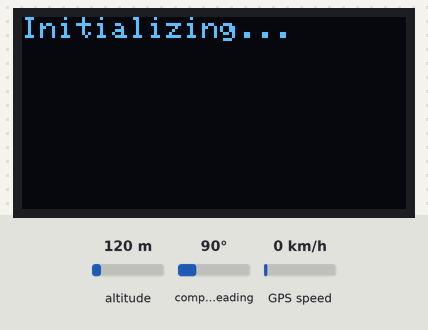
A sketch run on a simulated Arduino Mega 2560, built for the host (arithmetic inside an expression is 32-bit, double 64-bit). On the bench: 128×64 one-colour display. The inputs (shaded band) are chosen by the test bench; at power-on: altitude 120 m, compass heading 90°, GPS speed 0 km/h. Random numbers use the default seed unless the sketch sets one; the GPS gets a fix after 3 s at 37.7749, -122.4194 with 8 satellites; what the sketch prints to the serial monitor is not drawn.

Above: at 0.1 s.
At 3.1 s:
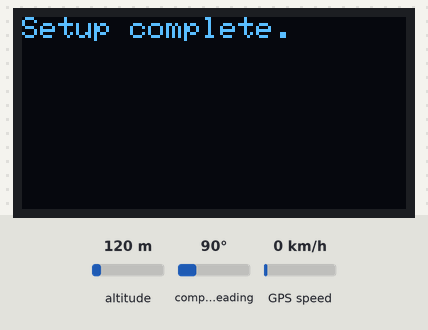
At 5.2 s:
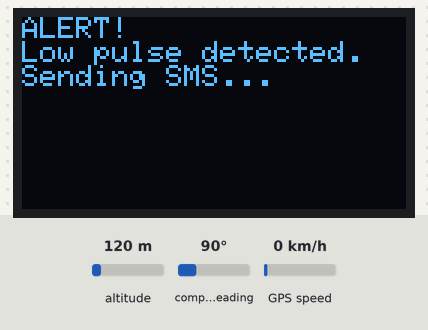

Measured:
- what the display in image 0 shows lasts 3.0 s, from 0.1 s to 3.1 s
- what the display in image 1 shows lasts 2.0 s, from 3.1 s to 5.1 s

The sketch:

CardioAlert.ino
```cpp
#include <TinyGsmClient.h>
#include <TinyGPSPlus.h>
#include <Wire.h>
#include <Adafruit_GFX.h>
#include <Adafruit_SSD1306.h>

#define SerialMon Serial
#define SerialAT Serial1
#define SerialGPS Serial2

#define SIM_RX_PIN 26
#define SIM_TX_PIN 27
#define GPS_RX_PIN 16
#define GPS_TX_PIN 17
#define PULSE_PIN 34

const int pulseThreshold = 50;
const char emergencyNumber[] = "YOUR_EMERGENCY_NUMBER";

#define SCREEN_WIDTH 128
#define SCREEN_HEIGHT 64
#define OLED_RESET -1

Adafruit_SSD1306 display(SCREEN_WIDTH, SCREEN_HEIGHT, &Wire, OLED_RESET);
TinyGsm modem(SerialAT);
TinyGPSPlus gps;

void setup() {
  SerialMon.begin(115200);
  delay(10);
  SerialAT.begin(9600, SERIAL_8N1, SIM_RX_PIN, SIM_TX_PIN);
  SerialGPS.begin(9600, SERIAL_8N1, GPS_RX_PIN, GPS_TX_PIN);
  pinMode(PULSE_PIN, INPUT);
  Wire.begin(21, 22);
  if (!display.begin(SSD1306_SWITCHCAPVCC, 0x3C)) {
    SerialMon.println(F("SSD1306 allocation failed"));
    for (;;);
  }
  display.clearDisplay();
  display.setTextSize(1);
  display.setTextColor(WHITE);
  display.setCursor(0, 0);
  display.println("Initializing...");
  display.display();
  SerialMon.println("Initializing SIM module...");
  delay(3000);
  modem.restart();
  modem.sendAT("+CMGF=1");
  modem.waitResponse();
  SerialMon.println("Setup complete.");
  display.clearDisplay();
  display.setCursor(0, 0);
  display.println("Setup complete.");
  display.display();
  delay(2000);
}

void loop() {
  int pulseRate = getPulseRate();
  SerialMon.print("Pulse Rate: ");
  SerialMon.println(pulseRate);
  display.clearDisplay();
  display.setTextSize(2);
  display.setCursor(0, 0);
  display.print("Pulse Rate:");
  display.setTextSize(3);
  display.setCursor(0, 25);
  display.print(pulseRate);
  display.print(" BPM");
  display.display();
  if (pulseRate < pulseThreshold) {
    SerialMon.println("Low pulse rate detected!");
    String location = getGPSLocation();
    SerialMon.print("Location: ");
    SerialMon.println(location);
    sendAlert(location);
    display.clearDisplay();
    display.setTextSize(1);
    display.setCursor(0, 0);
    display.println("ALERT!");
    display.println("Low pulse detected.");
    display.println("Sending SMS...");
    display.display();
    delay(60000);
  }
  delay(1000);
}

int getPulseRate() {
  int sensorValue = analogRead(PULSE_PIN);
  int pulseRate = random(40, 120);
  return pulseRate;
}

String getGPSLocation() {
  while (SerialGPS.available() > 0) {
    gps.encode(SerialGPS.read());
  }
  if (gps.location.isValid()) {
    double latitude = gps.location.lat();
    double longitude = gps.location.lng();
    String location = "Lat:" + String(latitude, 6) + ",Lng:" + String(longitude, 6);
    return location;
  } else {
    return "Unable to get location";
  }
}

void sendAlert(String location) {
  String message = "Emergency! Low pulse detected. Location: " + location;
  SerialMon.print("Sending SMS to ");
  SerialMon.println(emergencyNumber);
  if (modem.sendSMS(emergencyNumber, message)) {
    SerialMon.println("SMS sent successfully.");
  } else {
    SerialMon.println("Failed to send SMS.");
  }
}
```
